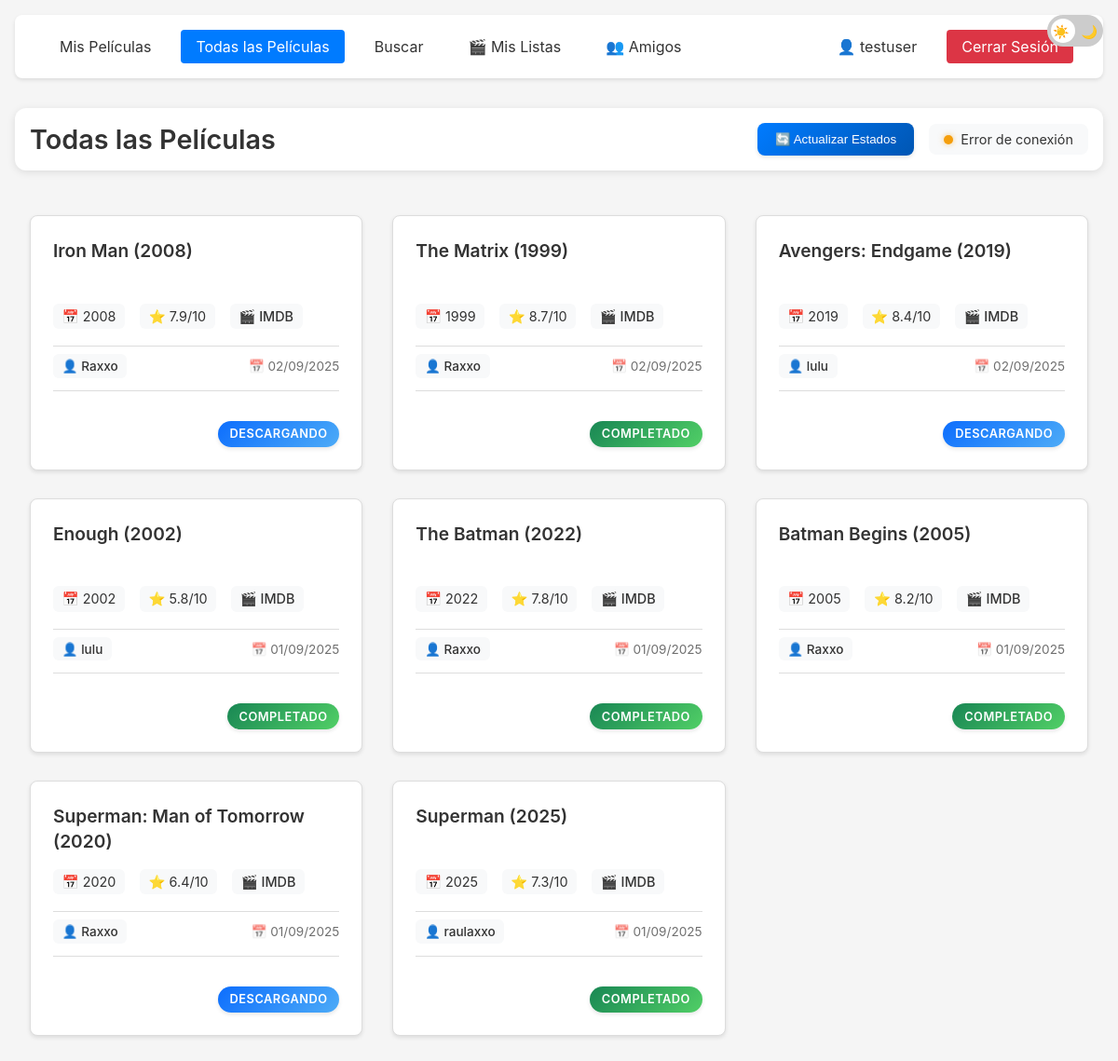
Screenshot of /all (signed in) with the database file from the repository.
### models/user_model.py (models this page shows, shortened)
class User(UserMixin):
    id = None
    username = None
    password = None
    created_at = None
    downloads = None

        class UserModel(User, db.Model):
            __tablename__ = 'user'
            id = db.Column(db.Integer, primary_key=True)
            username = db.Column(db.String(80), unique=True, nullable=False)
            password = db.Column(db.String(120), nullable=False)
            created_at = db.Column(db.DateTime, default=datetime.utcnow)
            full_name = db.Column(db.String(200))
            email = db.Column(db.String(120), unique=True)
            bio = db.Column(db.Text)
            avatar_url = db.Column(db.String(500))
            location = db.Column(db.String(100))
            birth_date = db.Column(db.Date)
            is_public = db.Column(db.Boolean, default=True)
            show_stats = db.Column(db.Boolean, default=True)
            email_notifications = db.Column(db.Boolean, default=True)
            downloads = db.relationship('Download', backref='user', lazy=True)
            movie_lists = db.relationship('MovieList', backref='creator', lazy=True)

        class Download(db.Model):
            __tablename__ = 'download'
            id = db.Column(db.Integer, primary_key=True)
            movie_id = db.Column(db.String(120), nullable=False)
            movie_title = db.Column(db.String(200), nullable=False)
            year = db.Column(db.String(4))
            rating = db.Column(db.String(10))
            magnet = db.Column(db.Text, nullable=False)
            imdb_code = db.Column(db.String(20))
            download_date = db.Column(db.DateTime, default=datetime.utcnow)
            status = db.Column(db.String(20), default='pendiente')
            user_id = db.Column(db.Integer, db.ForeignKey('user.id'), nullable=False)

### app.py (the view)
@app.route('/all')
@login_required
def all_movies():
    movies = Download.query.order_by(Download.download_date.desc()).all()
    return render_template('all_movies.html', movies=movies)

### app.py (called while the page is built)
@login_manager.user_loader
def load_user(user_id):
    return UserModel.query.get(int(user_id))

### templates/all_movies.html (shortened to what this page needs)
{% extends "base.html" %}
{% block content %}
<div class="page-header">
    <h1 class="page-title">Todas las Películas</h1>
    <div class="page-actions">
        <button id="checkStatusBtn" class="status-btn">
            🔄 Actualizar Estados
        </button>
        <span id="transmissionStatus" class="transmission-status">
            <span class="status-indicator" id="statusIndicator"></span>
            <span id="statusText">Verificando conexión...</span>
        </span>
    </div>
</div>
<div class="movies-grid">
    {% for movie in movies %}
    <div class="movie-card">
        <div class="movie-info">
            <h3 class="movie-title">{{ movie.movie_title }}</h3>
            <div class="movie-details">
                {% if movie.year %}
                <span>📅 {{ movie.year }}</span>
                {% endif %}
                {% if movie.rating %}
                <span>⭐ {{ movie.rating }}/10</span>
                {% endif %}
                {% if movie.imdb_code %}
                <a href="https://www.imdb.com/title/{{ movie.imdb_code }}" target="_blank" class="imdb-link">
                    🎬 IMDB
                </a>
                {% endif %}
            </div>
            <div class="movie-meta">
                <span class="user-info">👤 {{ movie.user.username }}</span>
                <span class="date-info">📅 {{ movie.download_date.strftime('%d/%m/%Y') }}</span>
            </div>
            <div class="movie-status">
                <span class="status-badge {{ movie.status }}">{{ movie.status }}</span>
            </div>
        </div>
    </div>
    {% endfor %}
</div>
{% endblock %}

### templates/base.html (shortened to what this page needs)
<!DOCTYPE html>
<html>
<head>
    <link rel="stylesheet" href="{{ url_for('static', filename='css/style.css') }}">
    <link rel="stylesheet" href="{{ url_for('static', filename='css/main.css') }}">
    <link rel="stylesheet" href="{{ url_for('static', filename='css/search.css') }}">
</head>
<body>
    <div class="theme-switch-wrapper">
        <label class="theme-switch" for="checkbox">
            <div class="slider round">
                <span class="slider-icon sun">☀️</span>
                <span class="slider-icon moon">🌙</span>
            </div>
        </label>
    </div>
    <div class="container">
        <nav class="navbar">
            <div class="nav-left">
                <a href="/" class="nav-link {% if request.endpoint == 'index' %}active{% endif %}">Mis Películas</a>
                <a href="/all" class="nav-link {% if request.endpoint == 'all_movies' %}active{% endif %}">Todas las Películas</a>
                <a href="/search" class="nav-link {% if request.endpoint == 'search' %}active{% endif %}">Buscar</a>
                {% if current_user.is_authenticated %}
                <a href="/listas" class="nav-link {% if request.endpoint == 'movie_lists' or request.endpoint == 'view_movie_list' or request.endpoint == 'new_movie_list' %}active{% endif %}">🎬 Mis Listas</a>
                <a href="/amigos" class="nav-link {% if request.endpoint == 'friends' or request.endpoint == 'friend_downloads' or request.endpoint == 'friend_lists' %}active{% endif %}">👥 Amigos</a>
                {% endif %}
            </div>
            <div class="nav-right">
                {% if current_user.is_authenticated %}
                    <a href="/perfil" class="nav-link {% if request.endpoint == 'profile' or request.endpoint == 'edit_profile' %}active{% endif %}" title="Mi Perfil">👤 {{ current_user.username }}</a>
                    <a href="{{ url_for('logout') }}" class="nav-link logout-btn">Cerrar Sesión</a>
                {% else %}
                    <a href="{{ url_for('login') }}" class="nav-link">Iniciar Sesión</a>
                    <a href="{{ url_for('register') }}" class="nav-link">Registrarse</a>
                {% endif %}
            </div>
        </nav>
        {% block content %}{% endblock %}
    </div>
</body>
</html>

### static/css/style.css (style rules this page uses)
:root { --bg-color: #f5f5f5; --text-color: #333; --card-bg: #fff; --border-color: #ddd; --primary-color: #007bff; --hover-color: #0056b3; --secondary-bg: #f8f9fa; }
body { margin: 0; padding: 0; font-family: -apple-system, BlinkMacSystemFont, "Segoe UI", Roboto, "Helvetica Neue", Arial, sans-serif; background-color: var(--bg-color); color: var(--text-color); transition: background-color 0.3s ease; }
.page-title { font-size: 2rem; color: var(--text-color); text-align: center; margin: 2rem 0; font-weight: 600; }
.container { max-width: 1200px; margin: 0 auto; padding: 1rem; }
.navbar { display: flex; justify-content: space-between; align-items: center; padding: 1rem 2rem; margin-bottom: 2rem; background-color: var(--card-bg); border-radius: 8px; box-shadow: 0 2px 4px rgba(0, 0, 0, 0.1); }
.nav-left, .nav-right { display: flex; gap: 1rem; align-items: center; }
.nav-link { color: var(--text-color); text-decoration: none; padding: 0.5rem 1rem; border-radius: 4px; transition: all 0.2s ease; }
.nav-link:hover, .nav-link.active { background-color: var(--primary-color); color: white; }
.user-info { color: var(--text-color); font-weight: 500; padding: 0.5rem; border-radius: 4px; background-color: rgba(0, 0, 0, 0.05); }
.logout-btn { background-color: #dc3545; color: white; }

### static/css/search.css (style rules this page uses)
.movie-card { display: flex; flex-direction: column; background-color: var(--card-bg); border-radius: 8px; overflow: hidden; box-shadow: 0 2px 4px rgba(0, 0, 0, 0.1); transition: transform 0.2s ease, box-shadow 0.2s ease; height: 100%; }
.movie-info { padding: 1.5rem; display: flex; flex-direction: column; flex-grow: 1; }
.movie-info h3 { margin: 0 0 1rem 0; font-size: 1.2rem; color: var(--text-color); line-height: 1.4; display: -webkit-box; -webkit-line-clamp: 2; -webkit-box-orient: vertical; overflow: hidden; height: 2.8em; }
.movie-details { display: flex; flex-wrap: wrap; gap: 1rem; font-size: 0.9rem; color: var(--text-color); margin-bottom: auto; }

### rows the page displays
UserModel: username "testuser"
Download: movie_title "Iron Man (2008)", year "2008", rating "7.9", user.username "Raxxo", download_date "02/09/2025", status "DESCARGANDO"
Download: movie_title "The Matrix (1999)", year "1999", rating "8.7", user.username "Raxxo", download_date "02/09/2025", status "COMPLETADO"
Download: movie_title "Avengers: Endgame (2019)", year "2019", rating "8.4", user.username "lulu", download_date "02/09/2025", status "DESCARGANDO"
Download: movie_title "Enough (2002)", year "2002", rating "5.8", user.username "lulu", download_date "01/09/2025", status "COMPLETADO"
Download: movie_title "The Batman (2022)", year "2022", rating "7.8", user.username "Raxxo", download_date "01/09/2025", status "COMPLETADO"
Download: movie_title "Batman Begins (2005)", year "2005", rating "8.2", user.username "Raxxo", download_date "01/09/2025", status "COMPLETADO"
Download: movie_title "Superman: Man of Tomorrow (2020)", year "2020", rating "6.4", user.username "Raxxo", download_date "01/09/2025", status "DESCARGANDO"
Download: movie_title "Superman (2025)", year "2025", rating "7.3", user.username "raulaxxo", download_date "01/09/2025", status "COMPLETADO"
